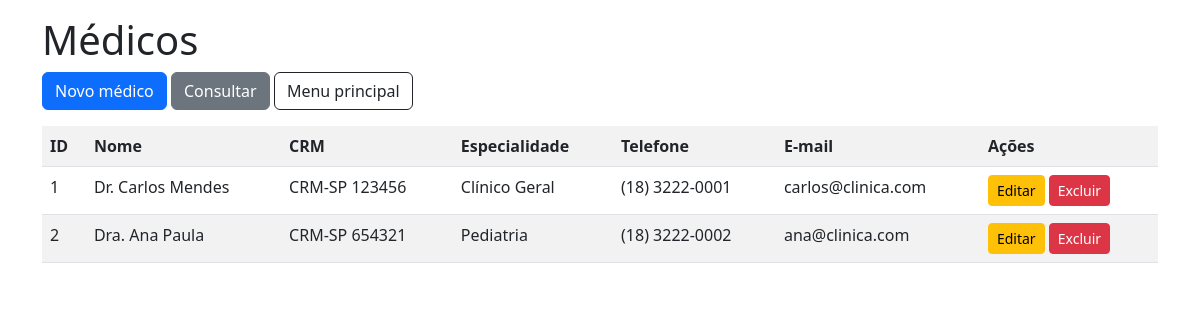
The page /index_medicos.php on the database its author committed.
### tables this page shows
CREATE TABLE medicos (
    id INT AUTO_INCREMENT PRIMARY KEY,
    nome VARCHAR(100) NOT NULL,
    crm VARCHAR(20) NOT NULL UNIQUE,
    especialidade VARCHAR(60) NOT NULL,
    telefone VARCHAR(20) NOT NULL,
    email VARCHAR(100) NOT NULL
);

### index_medicos.php (the view, shortened to what this page needs)
<!doctype html>
<html lang="pt-BR">
<head>
<link href="https://cdn.jsdelivr.net/npm/bootstrap@5.3.0/dist/css/bootstrap.min.css" rel="stylesheet">
</head>
<body>
<div class="container py-3">
<h1>Médicos</h1>
<p>
<a href="cadastrar_medicos.php" class="btn btn-primary">Novo médico</a>
<a href="consulta_medicos.php" class="btn btn-secondary">Consultar</a>
<a href="index.php" class="btn btn-outline-dark">Menu principal</a>
</p>
<?php
require_once("conexao.php");
$stmt = $con->query("SELECT * FROM medicos ORDER BY nome");
?>
<table class="table table-striped">
<tr><th>ID</th><th>Nome</th><th>CRM</th><th>Especialidade</th><th>Telefone</th><th>E-mail</th><th>Ações</th></tr>
<?php foreach ($stmt as $r) { ?>
<tr>
<td><?= $r['id'] ?></td>
<td><?= htmlspecialchars($r['nome']) ?></td>
<td><?= htmlspecialchars($r['crm']) ?></td>
<td><?= htmlspecialchars($r['especialidade']) ?></td>
<td><?= htmlspecialchars($r['telefone']) ?></td>
<td><?= htmlspecialchars($r['email']) ?></td>
<td>
<a href="editar_medicos.php?id=<?= $r['id'] ?>" class="btn btn-sm btn-warning">Editar</a>
<a href="excluir_medicos.php?id=<?= $r['id'] ?>" class="btn btn-sm btn-danger" onclick="return confirm('Excluir este registro?')">Excluir</a>
</td>
</tr>
<?php } ?>
</table>
</div>
</body>
</html>

### rows shown on the page
medicos: id "1", nome "Dr. Carlos Mendes", crm "CRM-SP 123456", especialidade "Clínico Geral", telefone "(18) 3222-0001", email "carlos@clinica.com"
medicos: id "2", nome "Dra. Ana Paula", crm "CRM-SP 654321", especialidade "Pediatria", telefone "(18) 3222-0002", email "ana@clinica.com"
